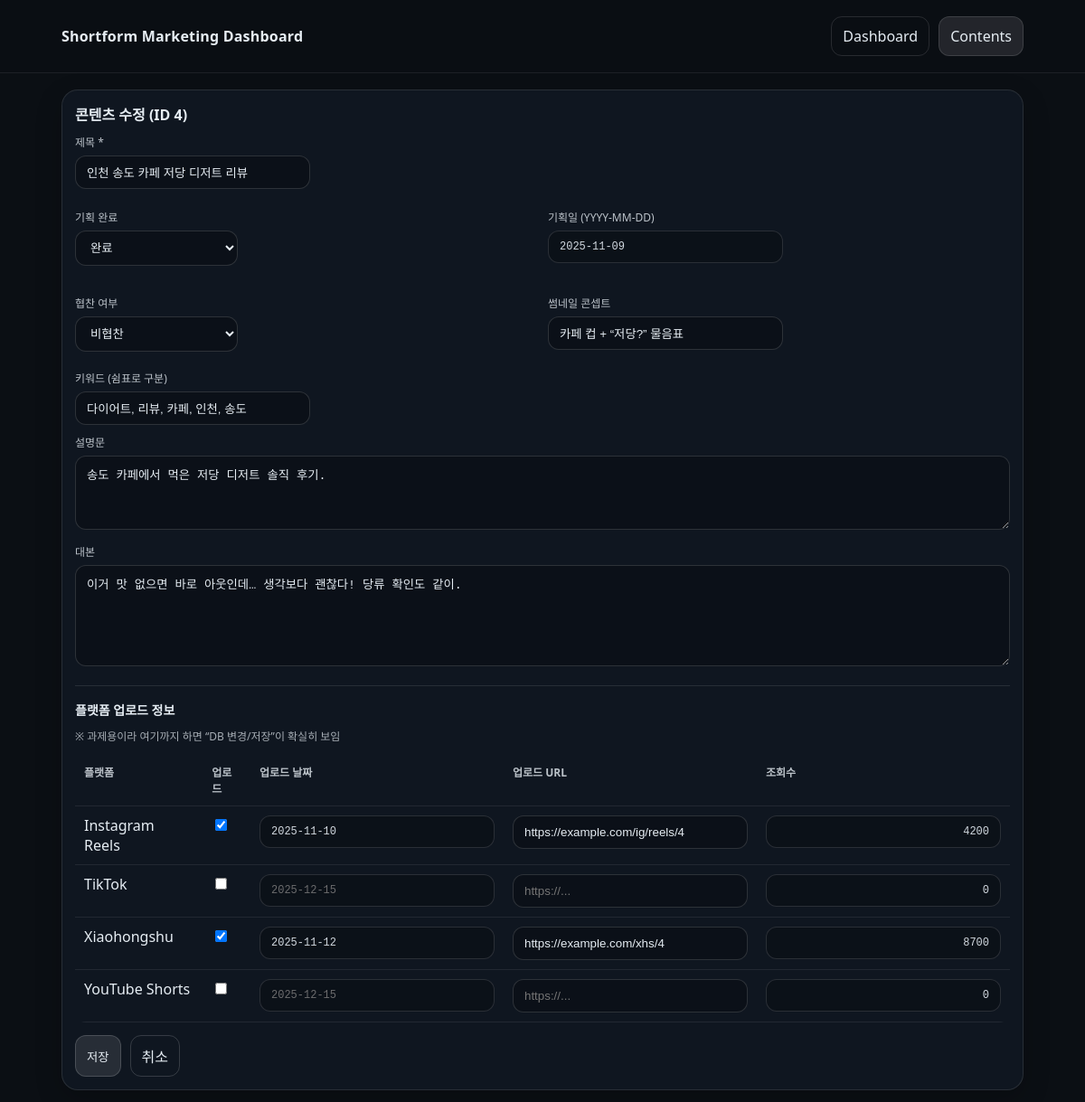
/contents/4/edit, run on the app's committed database.
### tables this page shows
CREATE TABLE contents (
  content_id INTEGER PRIMARY KEY AUTOINCREMENT,
  plan_done INTEGER NOT NULL DEFAULT 0,
  plan_date TEXT,
  title TEXT NOT NULL,
  description TEXT,
  script TEXT,
  thumbnail_concept TEXT,
  sponsored INTEGER NOT NULL DEFAULT 0,
  created_at TEXT DEFAULT (datetime('now'))
);

CREATE TABLE platforms (
  platform_id INTEGER PRIMARY KEY AUTOINCREMENT,
  name TEXT NOT NULL UNIQUE
);

CREATE TABLE content_platform (
  content_id INTEGER NOT NULL,
  platform_id INTEGER NOT NULL,
  is_uploaded INTEGER NOT NULL DEFAULT 0,
  upload_date TEXT,
  upload_url TEXT,
  views INTEGER DEFAULT 0,
  PRIMARY KEY (content_id, platform_id),
  FOREIGN KEY (content_id) REFERENCES contents(content_id),
  FOREIGN KEY (platform_id) REFERENCES platforms(platform_id)
);

### app.py (the view, shortened to what this page needs)
@app.route("/contents/<int:content_id>/edit", methods=["GET", "POST"])
def content_edit(content_id: int):
    con = get_db()
    cur = con.cursor()
    content = cur.execute("SELECT * FROM contents WHERE content_id=?", (content_id,)).fetchone()
    if not content:
        con.close()
        abort(404)
    platform_rows = cur.execute("SELECT platform_id, name FROM platforms ORDER BY name").fetchall()
    platform_data = cur.execute("""
        SELECT cp.platform_id, cp.is_uploaded, cp.upload_date, cp.upload_url, COALESCE(cp.views,0) AS views
        FROM content_platform cp
        WHERE cp.content_id=?
    """, (content_id,)).fetchall()
    platform_data = {r["platform_id"]: r for r in platform_data}
    kw_text = cur.execute("""
        SELECT GROUP_CONCAT(k.keyword, ', ') AS s
        FROM content_keyword ck JOIN keywords k ON k.keyword_id=ck.keyword_id
        WHERE ck.content_id=?
    """, (content_id,)).fetchone()["s"] or ""
    con.close()
    return render_template(
        "content_form.html",
        app_title=APP_TITLE,
        mode="edit",
        content=content,
        keyword_text=kw_text,
        platforms=platform_rows,
        platform_data=platform_data,
        error=None
    )

### app.py (called while the page is built)
def get_db():
    con = sqlite3.connect(DB_PATH)
    con.row_factory = sqlite3.Row
    return con

### templates/content_form.html (shortened to what this page needs)
<!doctype html>
<html lang="ko">
<head>
  <link rel="stylesheet" href="{{ url_for('static', filename='style.css') }}">
</head>
<body>
  <header class="topbar">
    <div class="wrap">
      <div class="brand">{{ app_title }}</div>
      <nav class="nav">
        <a class="navlink" href="/">Dashboard</a>
        <a class="navlink active" href="/contents">Contents</a>
      </nav>
    </div>
  </header>
  <main class="wrap">
    <section class="panel">
      <h2>{% if mode=='new' %}콘텐츠 추가{% else %}콘텐츠 수정 (ID {{ content['content_id'] }}){% endif %}</h2>
      <form method="post" class="form">
        <div class="row">
          <label class="lbl">제목 *</label>
          <input class="input" name="title" value="{{ (content['title'] if content else '') }}" placeholder="예: 저당 파운드 케이크" />
        </div>
        <div class="grid2">
          <div class="row">
            <label class="lbl">기획 완료</label>
            <select class="select" name="plan_done">
              {% set v = (content['plan_done'] if content else 0) %}
              <option value="1" {% if v==1 %}selected{% endif %}>완료</option>
            </select>
          </div>
          <div class="row">
            <label class="lbl">기획일 (YYYY-MM-DD)</label>
            <input class="input mono" name="plan_date" value="{{ (content['plan_date'] if content else '') }}" placeholder="2025-12-15" />
          </div>
        </div>
        <div class="grid2">
          <div class="row">
            <label class="lbl">협찬 여부</label>
            {% set s = (content['sponsored'] if content else 0) %}
            <select class="select" name="sponsored">
              <option value="0" {% if s==0 %}selected{% endif %}>비협찬</option>
            </select>
          </div>
          <div class="row">
            <label class="lbl">썸네일 콘셉트</label>
            <input class="input" name="thumbnail_concept" value="{{ (content['thumbnail_concept'] if content else '') }}" placeholder="예: 큰 글씨 + 전/후 비교" />
          </div>
        </div>
        <div class="row">
          <label class="lbl">키워드 (쉼표로 구분)</label>
          <input class="input" name="keywords" value="{{ keyword_text }}" placeholder="저당, 다이어트, 숏폼, 레시피" />
        </div>
        <div class="row">
          <label class="lbl">설명문</label>
          <textarea class="textarea" name="description" rows="4" placeholder="짧게 요약">{{ (content['description'] if content and content['description'] else '') }}</textarea>
        </div>
        <div class="row">
          <label class="lbl">대본</label>
          <textarea class="textarea" name="script" rows="6" placeholder="대본 내용">{{ (content['script'] if content and content['script'] else '') }}</textarea>
        </div>
        <hr class="hr" />
        <h3 class="h3">플랫폼 업로드 정보</h3>
        <div class="hint">※ 과제용이라 여기까지 하면 “DB 변경/저장”이 확실히 보임</div>
        <table class="table">
          <thead>
            <tr>
              <th>플랫폼</th>
              <th>업로드</th>
              <th>업로드 날짜</th>
              <th>업로드 URL</th>
              <th class="right">조회수</th>
            </tr>
          </thead>
          <tbody>
            {% for p in platforms %}
              {% set d = platform_data.get(p['platform_id']) %}
              <tr>
                <td>{{ p['name'] }}</td>
                <td>
                  <input type="checkbox" name="pl_{{ p['platform_id'] }}_uploaded"
                    {% if d and d['is_uploaded']==1 %}checked{% endif %}>
                </td>
                <td>
                  <input class="input mono" name="pl_{{ p['platform_id'] }}_date"
                         value="{{ (d['upload_date'] if d and d['upload_date'] else '') }}"
                         placeholder="2025-12-15">
                </td>
                <td>
                  <input class="input" name="pl_{{ p['platform_id'] }}_url"
                         value="{{ (d['upload_url'] if d and d['upload_url'] else '') }}"
                         placeholder="https://...">
                </td>
                <td class="right">
                  <input class="input mono" name="pl_{{ p['platform_id'] }}_views"
                         value="{{ (d['views'] if d else 0) }}"
                         style="max-width:120px; text-align:right;">
                </td>
              </tr>
            {% endfor %}
          </tbody>
        </table>
        <div class="actions">
          <button class="btn" type="submit">저장</button>
          <a class="btn ghost" href="/contents">취소</a>
        </div>
      </form>
    </section>
  </main>
</body>
</html>

### static/style.css (style rules this page uses)
* { box-sizing: border-box; }
body { margin: 0; font-family: system-ui, -apple-system, "Segoe UI", Roboto, "Noto Sans KR", Arial, sans-serif; background:#0b0f14; color:#e6edf3; }
a { color: inherit; text-decoration: none; }
.wrap { max-width: 1100px; margin: 0 auto; padding: 18px; }
.topbar { position: sticky; top: 0; background: rgba(11,15,20,0.86); backdrop-filter: blur(8px); border-bottom: 1px solid rgba(255,255,255,0.08); }
.topbar .wrap { display:flex; align-items:center; justify-content:space-between; gap: 12px; }
.brand { font-weight: 800; letter-spacing: .2px; }
.nav { display:flex; gap: 10px; }
.navlink { padding: 10px 12px; border-radius: 12px; border: 1px solid rgba(255,255,255,0.12); }
.navlink.active { background: rgba(255,255,255,0.10); }
.grid2 { display:grid; grid-template-columns: 1fr 1fr; gap: 12px; margin-top: 12px; }
.card, .panel { background: rgba(18,26,36,0.75); border: 1px solid rgba(255,255,255,0.10); border-radius: 18px; padding: 14px; box-shadow: 0 10px 30px rgba(0,0,0,0.20); }
.panel h2 { margin: 0 0 10px; font-size: 16px; }
.hint { margin: 10px 0 12px; opacity: .7; font-size: 12px; }
.table { width: 100%; border-collapse: collapse; overflow: hidden; border-radius: 12px; }
.table th, .table td { padding: 10px 10px; border-bottom: 1px solid rgba(255,255,255,0.08); vertical-align: top; }
.table th { text-align: left; font-size: 12px; opacity: .8; }
.right { text-align: right; }
.mono { font-family: ui-monospace, SFMono-Regular, Menlo, Consolas, monospace; font-size: 12px; opacity: .9; }
.input, .select { background: rgba(0,0,0,0.25); border: 1px solid rgba(255,255,255,0.14); color:#e6edf3; border-radius: 12px; padding: 10px 12px; }
.input { min-width: 260px; flex: 1; }
.select { min-width: 180px; }
.btn { background: rgba(255,255,255,0.10); border: 1px solid rgba(255,255,255,0.16); color:#e6edf3; padding: 10px 12px; border-radius: 12px; cursor: pointer; }
.btn.ghost { background: transparent; }
.form .row { margin: 10px 0; }
.lbl { display:block; margin: 0 0 6px; font-size: 12px; opacity: .8; }
.textarea { width: 100%; background: rgba(0,0,0,0.25); border: 1px solid rgba(255,255,255,0.14); color:#e6edf3; border-radius: 12px; padding: 10px 12px; }
.hr { border: none; border-top: 1px solid rgba(255,255,255,0.10); margin: 16px 0; }
.h3 { margin: 0 0 8px; font-size: 14px; }
.actions { display:flex; gap:10px; margin-top: 14px; }

### data on the page
contents: content_id "4", title "인천 송도 카페 저당 디저트 리뷰", plan_date "2025-11-09", thumbnail_concept "카페 컵 + “저당?” 물음표", description "송도 카페에서 먹은 저당 디저트 솔직 후기.", script "이거 맛 없으면 바로 아웃인데… 생각보다 괜찮다! 당류 확인도 같이."
platforms: name "Instagram Reels", platform_id "☑", views "4200"
content_platform: upload_date "2025-11-10", upload_url "https://example.com/ig/reels/4"
platforms: name "TikTok", platform_id "2025-12-15", views "0"
platforms: name "Xiaohongshu", platform_id "☑", views "8700"
content_platform: upload_date "2025-11-12", upload_url "https://example.com/xhs/4"
platforms: name "YouTube Shorts", platform_id "2025-12-15", views "0"

### other printed values
{{ app_title }} "Shortform Marketing Dashboard"
